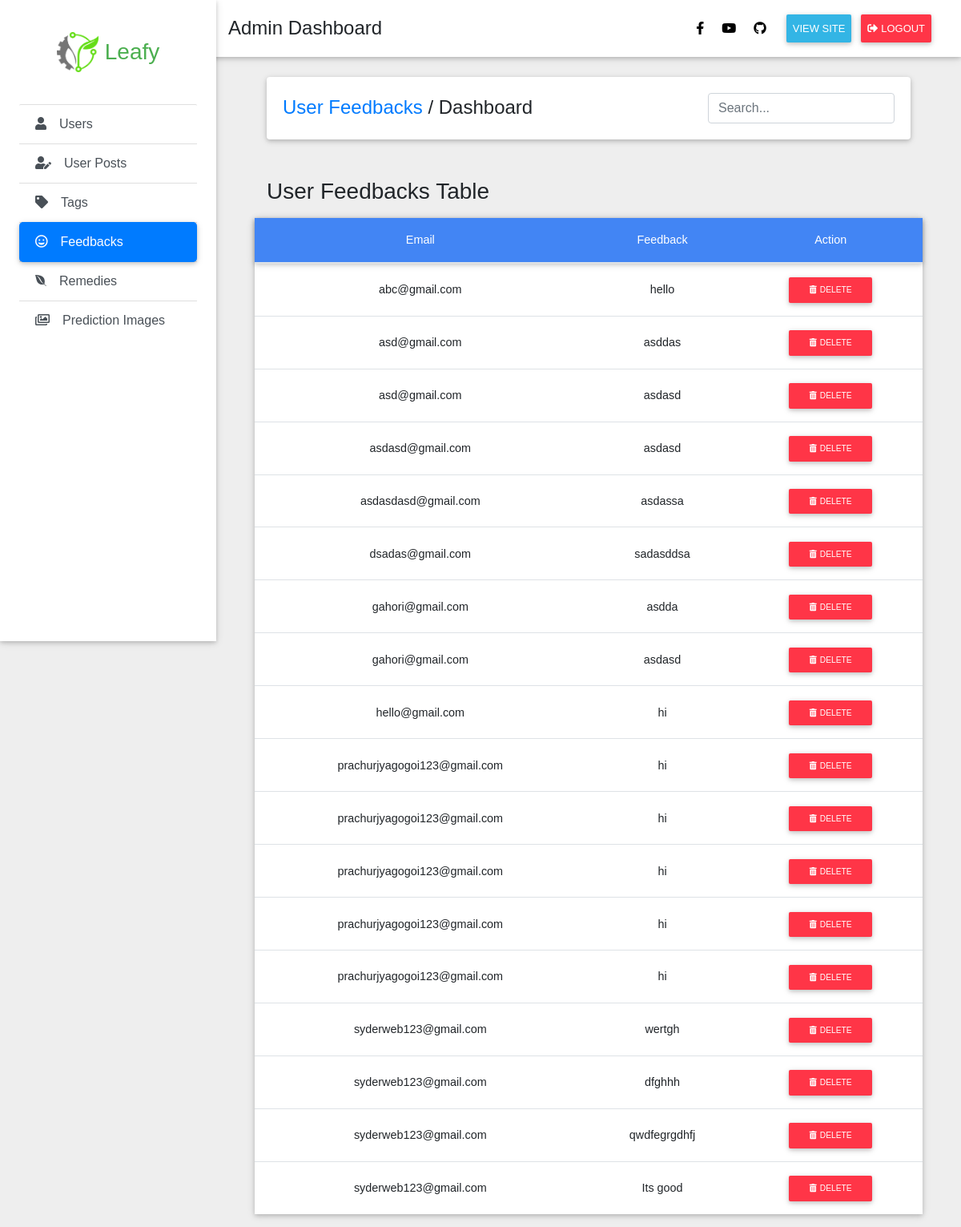
The page /adminFeedback/ (signed in) on the database as committed earlier.
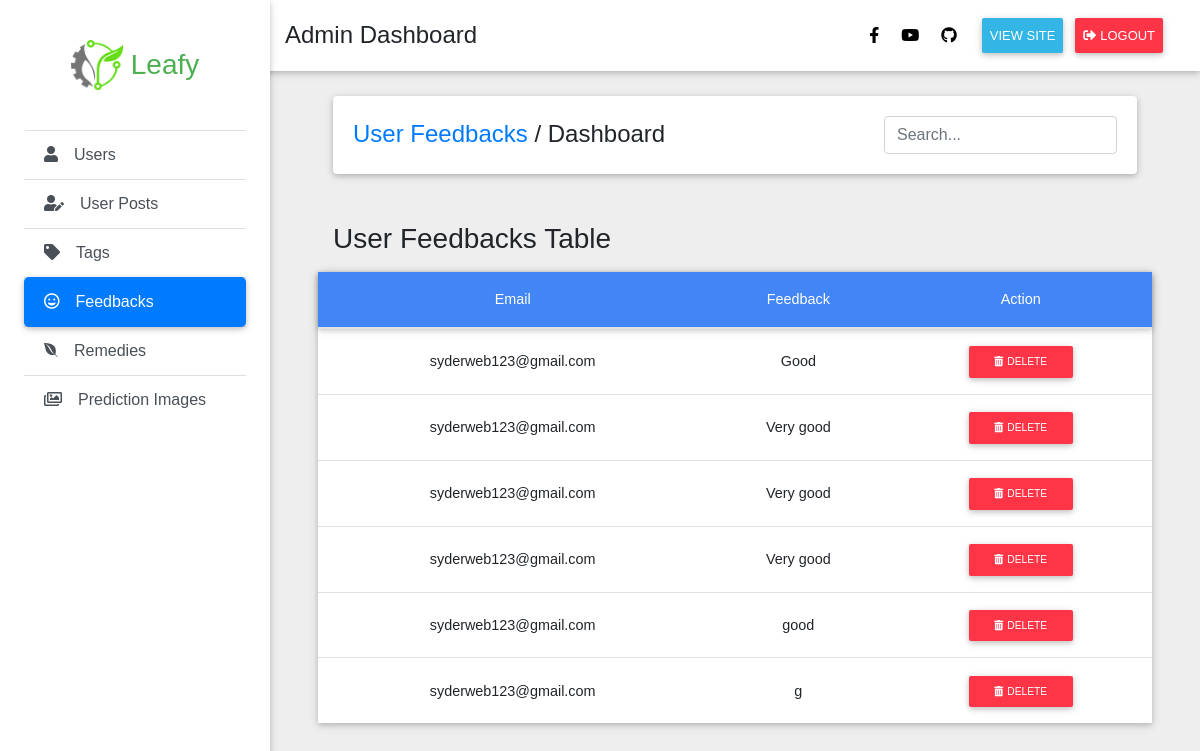
The same page on the database as committed later.
### potato/models.py (models this page shows)
class Feedback(models.Model):
	email = models.CharField(max_length=256)
	feed = models.TextField()

### potato/views.py (the view)
# urls.py: path('adminFeedback/', views.adminFeedback, name = 'adminFeedback'),
@login_required(login_url='/login/')  # change here
def adminFeedback(request):
    if request.user.is_staff:  # here
        feed = Feedback.objects.all().order_by('email')
        context = {
            'feed': feed,
        }
        return render(request, 'adminFeedback.html', context)
    else:  # and here
        raise PermissionDenied()

### potato/templates/adminFeedback.html
{% extends 'dashboard.html' %}
{% block content %}
{% load static %}
<main class="pt-5 mx-lg-5">
    <div class="container-fluid mt-5">
        <div class="card mb-4 wow fadeIn">
            <div class="card-body d-sm-flex justify-content-between">
                <h4 class="mb-2 mb-sm-0 pt-1">
                    <a href="#">User Feedbacks</a>
                    <span>/</span>
                    <span>Dashboard</span>
                </h4>
                <form class="d-flex justify-content-center" autocomplete="off">
                    <input id="usersearch" type="search" placeholder="Search..." aria-label="Search"
                        class="form-control">
                </form>
            </div>
        </div>
    </div>
    <div class="container mt-5">
        <h3 class="mb-0">User Feedbacks Table</h3>
    </div>
    <div class="container mt-3 bg-white z-depth-1 p-0">
        <table class="table table-hover text-center">
            <thead class="primary-color text-white z-depth-1">
                <tr>
                    <th scope="col">Email</th>
                    <th scope="col">Feedback</th>
                    <th scope="col">Action</th>
                </tr>
            </thead>
            <tbody id="usertable">
                {% for f in feed %}
                <tr>
                    <td class="align-middle">{{f.email}}</td>
                    <td class="align-middle">{{f.feed}}</td>
                    <td class="align-middle"><a href="/delFeed/{{f.id}}/" class="btn btn-danger btn-sm">
                            <i class="fas fa-trash-alt mr-1"></i>Delete</a></td>
                </tr>
                {% endfor %}
            </tbody>
        </table>
    </div>
</main>
{% endblock %}

Rows that differ between the two databases and show on the page:
removed Feedback: email "abc@gmail.com", feed "hello"
removed Feedback: email "asd@gmail.com", feed "asddas"
removed Feedback: email "asd@gmail.com", feed "asdasd"
removed Feedback: email "asdasd@gmail.com", feed "asdasd"
removed Feedback: email "asdasdasd@gmail.com", feed "asdassa"
removed Feedback: email "dsadas@gmail.com", feed "sadasddsa"
removed Feedback: email "gahori@gmail.com", feed "asdda"
removed Feedback: email "gahori@gmail.com", feed "asdasd"
removed Feedback: email "hello@gmail.com", feed "hi"
removed Feedback: email "prachurjyagogoi123@gmail.com", feed "hi"
removed Feedback: email "prachurjyagogoi123@gmail.com", feed "hi"
removed Feedback: email "prachurjyagogoi123@gmail.com", feed "hi"
removed Feedback: email "prachurjyagogoi123@gmail.com", feed "hi"
removed Feedback: email "prachurjyagogoi123@gmail.com", feed "hi"
removed Feedback: email "syderweb123@gmail.com", feed "wertgh"
removed Feedback: email "syderweb123@gmail.com", feed "dfghhh"
removed Feedback: email "syderweb123@gmail.com", feed "qwdfegrgdhfj"
removed Feedback: email "syderweb123@gmail.com", feed "Its good"
added Feedback: email "syderweb123@gmail.com", feed "Good"
added Feedback: email "syderweb123@gmail.com", feed "Very good"
added Feedback: email "syderweb123@gmail.com", feed "Very good"
added Feedback: email "syderweb123@gmail.com", feed "Very good"
added Feedback: email "syderweb123@gmail.com", feed "good"
added Feedback: email "syderweb123@gmail.com", feed "g"
